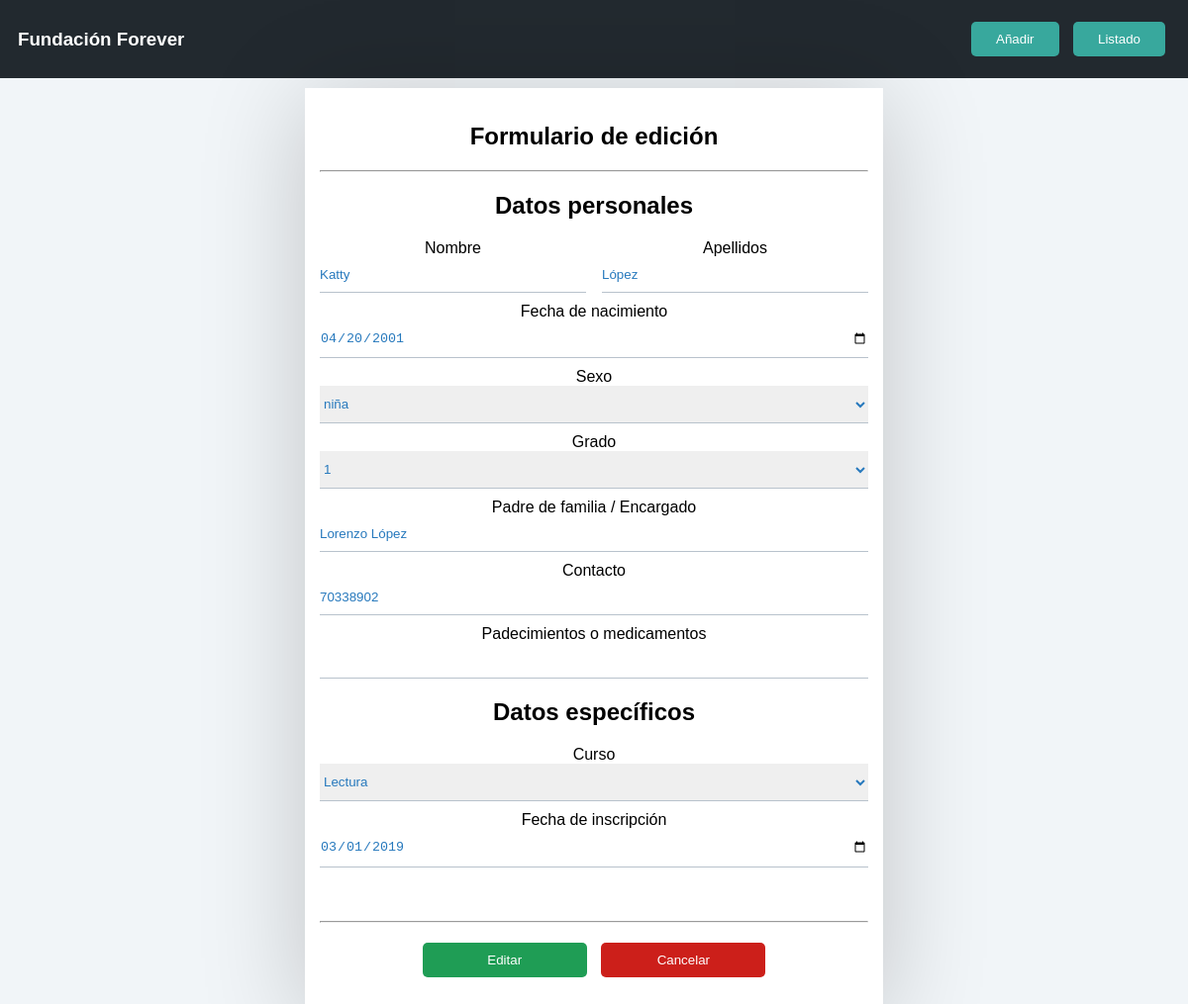
Screenshot of /edit.php?id=8 with the database file from the repository.
### tables this page shows
CREATE TABLE "estudiantes" (
	`id_student`	INTEGER PRIMARY KEY AUTOINCREMENT,
	`nombre`	TEXT,
	`apellido`	TEXT,
	`nacimiento`	NUMERIC,
	`sexo`	TEXT,
	`grado`	INTEGER,
	`encargado`	TEXT,
	`contacto`	NUMERIC,
	`cuidados`	TEXT,
	`curso`	TEXT,
	`inscripcion`	NUMERIC,
	`estado`	INTEGER
);

### edit.php (the view, shortened to what this page needs)
<?php
	$conexion = new sqlite3('db/students.db');
	$id = $_GET['id'];
	$sql = $conexion -> query("SELECT * FROM estudiantes WHERE id_student='$id'");
	$row = $sql -> FetchArray();
?>
<!DOCTYPE html>
<html lang="en">
<head>
	<link rel="stylesheet" href="css/flexboxgrid.min.css">
	<link rel="stylesheet" href="css/style.css">
</head>
<body style="margin:0;padding:0;">
	<nav class="container-fluid">
		<div class="row middle-xs nav_bar">
			<h3 class="col-xs-12 col-md-8 center-xs start-md">Fundación Forever</h3>
			<div class="col-xs-12 col-md-4 center-xs end-md">
				<a href="index.php"><button class="btn btn-natural">Añadir</button></a>
				<a href="list.php"><button class="btn btn-natural">Listado</button></a>
			</div>
		</div>
	</nav>
	<section class="container-fluid" id="wrap">
		<div class="row center-xs">
			<div class="col-xs-12 col-md-6 space">
				<div class="box-form">
					<h1>Formulario de edición</h1>
					<hr>
					<form action="fn/edit_student.php" method="POST">
						<h2>Datos personales</h2>
						<div class="space">
							<div class="row">
								<div class="col-xs-12 col-md-6">
									<label for="Nombre">Nombre</label><br>
									<input type="text" name="nombre" id="Nombre" value="<?php echo $row['nombre']; ?>">
								</div>
								<div class="col-xs-12 col-md-6">
									<label for="Apellidos">Apellidos</label><br>
									<input type="text" name="apellidos" id="Apellidos" value="<?php echo $row['apellido']; ?>">
								</div>
							</div>
						</div>
						<div class="space">
							<label for="Nacimiento">Fecha de nacimiento</label><br>
							<input type="date" name="nacimiento" id="Nacimiento" value="<?php echo $row['nacimiento']; ?>">
						</div>
						<div class="space">
							<label for="Sexo">Sexo</label>
							<select name="sexo" id="Sexo">
								<option value="<?php echo $row['sexo']; ?>"><?php echo $row['sexo']; ?></option>
							</select>
						</div>
						<div class="space">
							<label for="Contacto">Grado</label><br>
							<select name="grado" id="Grado">
								<option value="<?php echo $row['grado']; ?>"><?php echo $row['grado']; ?></option>
							</select>
						</div>
						<div class="space">
							<label for="Responsable">Padre de familia / Encargado</label><br>
							<input type="text" name="responsable" id="Responsable" value="<?php echo $row['encargado']; ?>">
						</div>
						<div class="space">
							<label for="Contacto">Contacto</label><br>
							<input type="text" name="contacto" id="Contacto" value="<?php echo $row['contacto']; ?>">
						</div>
						<div class="space">
							<label for="Cuidados">Padecimientos o medicamentos</label><br>
							<input type="text" name="cuidados" id="Cuidados" value="<?php echo $row['cuidados']; ?>">
						</div>
						<h2>Datos específicos</h2>
						<div class="space">
							<label for="Curso">Curso</label><br>
							<select name="curso" id="Curso">
								<option value="<?php echo $row['curso']; ?>"><?php echo $row['curso']; ?></option>
							</select>
						</div>
						<div class="space">
							<label for="Inscripcion">Fecha de inscripción</label><br>
							<input type="date" name="inscripcion" id="Inscripcion" value="<?php echo $row['inscripcion']; ?>">
						</div>
						<br><br><hr>
						<div style="margin: 20px 0px;" class="center-xs">
							<a><button type="submit" class="btn btn-action" id="send" name="send" style="width: 30%;">Editar</button></a>
							<a href="./"><button type="button" class="btn btn-danger" id="send" name="send" style="width: 30%;">Cancelar</button></a>
						</div>
					</form>
				</div>
			</div>
		</div>
	</section>
</body>
</html>

### css/style.css (style rules this page uses)
body { background: #F1F5F8; font-family: sans-serif; }
button { cursor: pointer; }
.space { margin: 10px 0px; }
.nav_bar { color:white; padding: 10px; font-family: sans-serif; background-color: #22292F; }
.box-form { padding: 15px; background: white; box-shadow: 0px 10px 100px rgba(0,0,0,0.2); }
input,select,textarea { width: 100%; outline: none; color: #2779BD; padding: 10px 0px; border-color: #B8C2CC; transition: all 0.3s ease-in-out; border-width: 0px 0px 1px 0px; }
.btn { border:none; background: #B8C2CC; border-radius: 5px; margin: 0px 5px; padding: 10px 25px; transition: all 0.3s ease-in-out; }
.btn-natural { color:white; background: #38A89D; }
.btn-action { color: white; background: #1F9D55; }
.btn-danger { color: white; background: #CC1F1A; }

### rows the page displays
estudiantes: nombre "Katty", apellidos "López", nacimiento "04/20/2001", sexo "niña", grado "1", responsable "Lorenzo López", contacto "70338902", curso "Lectura", inscripcion "03/01/2019"
